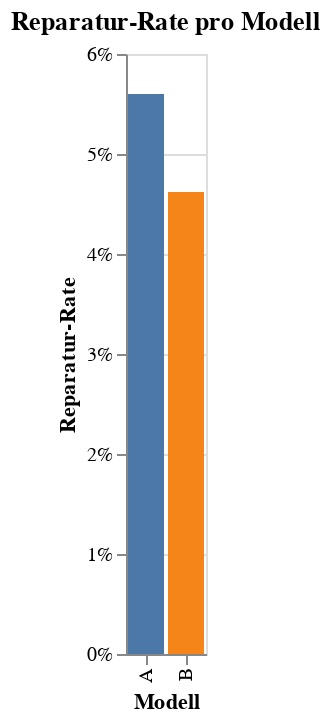

The notebook cell saved with this chart:
### Code cell
# Reparatur-Rate pro Modell vorab berechnen
repair_rates = (
    df
    .groupby('Model')['Repaired']
    .mean()
    .reset_index(name='repair_rate')
)

# Balkendiagramm auf Basis des kleinen DataFrames
chart = (
    alt.Chart(repair_rates)
    .mark_bar()
    .encode(
        x=alt.X('Model:N', title='Modell'),
        y=alt.Y('repair_rate:Q', title='Reparatur-Rate', axis=alt.Axis(format='%')),
        color=alt.Color('Model:N', legend=None)
    )
    .properties(title='Reparatur-Rate pro Modell')
)

chart.show()

### Figure 1 — Vega-Lite specification as saved in the notebook (floating-point values rounded to 4 significant figures)
{"config": {"view": {"continuousWidth": 300, "continuousHeight": 300}}, "data": {"name": "data-2cbcf424c3e065887395f0d99afef3e1"}, "mark": {"type": "bar"}, "encoding": {"color": {"field": "Model", "legend": null, "type": "nominal"}, "x": {"field": "Model", "title": "Modell", "type": "nominal"}, "y": {"axis": {"format": "%"}, "field": "repair_rate", "title": "Reparatur-Rate", "type": "quantitative"}}, "title": "Reparatur-Rate pro Modell", "$schema": "https://vega.github.io/schema/vega-lite/v5.20.1.json", "datasets": {"data-2cbcf424c3e065887395f0d99afef3e1": [{"Model": "A", "repair_rate": 0.056}, {"Model": "B", "repair_rate": 0.0462}]}}
